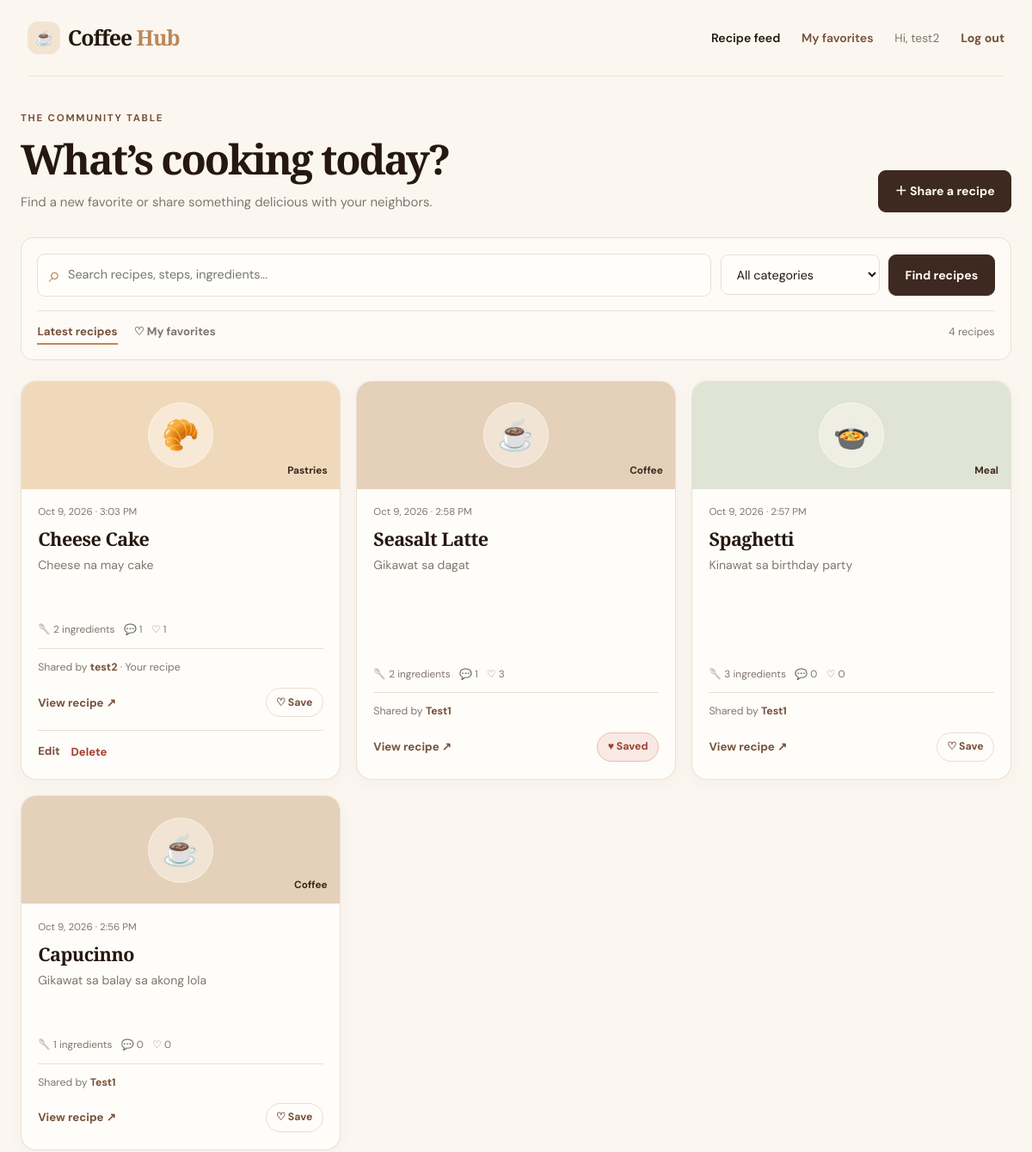
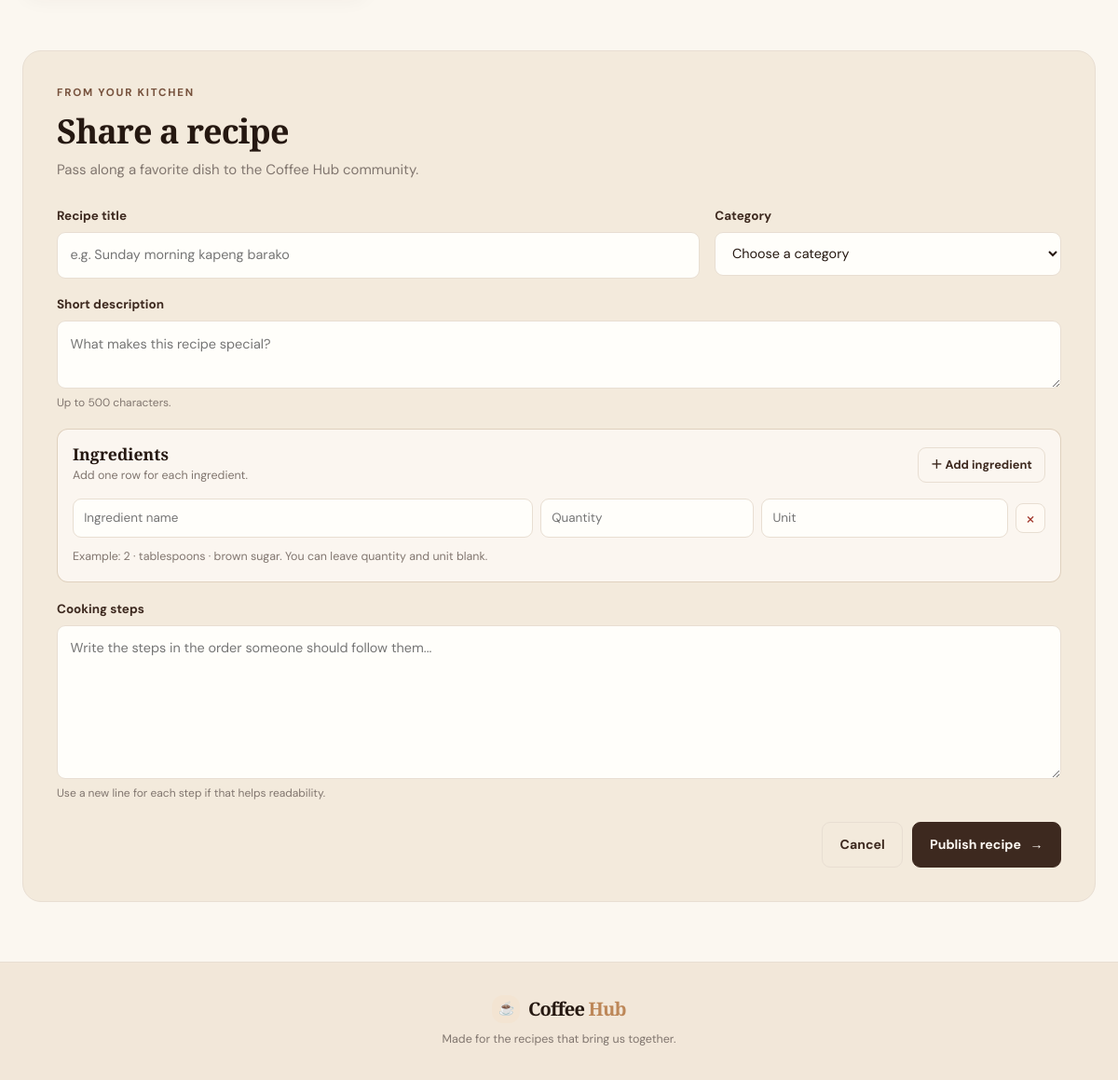
The page /home.php (signed in) on the database its author committed (2 pictures, top to bottom).
### tables this page shows
CREATE TABLE `recipes` (
  `id` int(10) UNSIGNED NOT NULL,
  `user_id` int(10) UNSIGNED NOT NULL,
  `category_id` int(10) UNSIGNED NOT NULL,
  `title` varchar(150) NOT NULL,
  `description` varchar(500) NOT NULL,
  `steps` text NOT NULL,
  `created_at` timestamp NOT NULL DEFAULT current_timestamp(),
  `edited_at` datetime DEFAULT NULL
);

CREATE TABLE `categories` (
  `id` int(10) UNSIGNED NOT NULL,
  `name` varchar(50) NOT NULL
);

CREATE TABLE `users` (
  `id` int(10) UNSIGNED NOT NULL,
  `name` varchar(100) NOT NULL,
  `email` varchar(255) NOT NULL,
  `password` varchar(255) NOT NULL,
  `created_at` timestamp NOT NULL DEFAULT current_timestamp()
);

### db.php (called while the page is built, shortened)
<?php
function e(mixed $value): string
{
    return htmlspecialchars((string) $value, ENT_QUOTES | ENT_SUBSTITUTE, 'UTF-8');
}
function requestString(array $source, string $key, string $default = ''): string
{
    return isset($source[$key]) && is_string($source[$key]) ? trim($source[$key]) : $default;
}
function csrfToken(): string
{
    return $_SESSION['_csrf_token'];
}
function formatDate(string $date): string
{
    return date('M j, Y · g:i A', strtotime($date));
}
function getRecipes(PDO $pdo, int $userId, string $keyword = '', int $categoryId = 0, bool $favoritesOnly = false): array
{
    $where = [];
    $parameters = [$userId];
    $sql = 'SELECT r.id, r.user_id, r.category_id, r.title, r.description, r.created_at, r.edited_at,
                   c.name AS category_name, u.name AS author,
                   (SELECT COUNT(*) FROM ingredients i WHERE i.recipe_id = r.id) AS ingredient_count,
                   (SELECT COUNT(*) FROM comments cm WHERE cm.recipe_id = r.id) AS comment_count,
                   (SELECT COUNT(*) FROM favorites fc WHERE fc.recipe_id = r.id) AS favorite_count,
                   EXISTS (SELECT 1 FROM favorites own_f WHERE own_f.recipe_id = r.id AND own_f.user_id = ?) AS is_favorite
            FROM recipes r
            JOIN categories c ON c.id = r.category_id
            JOIN users u ON u.id = r.user_id';
    $sql .= ' ORDER BY r.created_at DESC, r.id DESC';
    $statement = $pdo->prepare($sql);
    $statement->execute($parameters);
    return $statement->fetchAll();
}

### home.php (the view, shortened to what this page needs)
<?php
require __DIR__ . '/db.php';
$userId = (int) $_SESSION['user']['id'];
$userName = (string) ($_SESSION['user']['name'] ?? 'Cook');
$oldRecipe = ['title' => '', 'description' => '', 'category_id' => '', 'steps' => ''];
$formIngredients = [['name' => '', 'quantity' => '', 'unit' => '']];
$editRecipeId = 0;
$keyword = mb_substr(requestString($_GET, 'q'), 0, 100);
$categoryFilter = (int) requestString($_GET, 'category', '0');
$onlyFavorites = requestString($_GET, 'favorites') === '1';
$recipes = getRecipes($pdo, $userId, $keyword, $categoryFilter, $onlyFavorites);
$token = csrfToken();
?>
<!DOCTYPE html>
<html lang="en">
<head>
    <link rel="stylesheet" href="css/style.css">
</head>
<body>
<header class="site-header member-header">
    <a href="home.php" class="brand"><span class="brand-mark">☕</span><span>Coffee <em>Hub</em></span></a>
    <nav class="site-nav" aria-label="Member navigation">
        <a href="home.php" class="active">Recipe feed</a>
        <a href="home.php?favorites=1">My favorites</a>
        <span class="welcome-user">Hi, <?= e($userName) ?></span>
        <form method="post" action="home.php" class="inline-form"><button type="submit" class="nav-button">Log out</button></form>
    </nav>
</header>
<main class="container member-main">
    <section class="member-welcome"><div><p class="eyebrow">The community table</p><h1><?= $onlyFavorites ? 'Your saved recipes' : 'What’s cooking today?' ?></h1><p><?= $onlyFavorites ? 'The recipes you saved for another day.' : 'Find a new favorite or share something delicious with your neighbors.' ?></p></div><a class="button" href="#recipe-form">＋ Share a recipe</a></section>
    <section class="search-panel" aria-label="Search and filter recipes">
        <form method="get" action="home.php" class="search-form">
            <label class="search-box"><span class="visually-hidden">Search recipes</span><span class="search-icon" aria-hidden="true">⌕</span><input type="search" name="q" value="<?= e($keyword) ?>" maxlength="100" placeholder="Search recipes, steps, ingredients..."></label>
            <label class="filter-select"><select name="category"><option value="0">All categories</option></select></label>
            <button class="button" type="submit">Find recipes</button>
        </form>
        <div class="feed-tabs"><a href="home.php" class="<?= !$onlyFavorites ? 'selected' : '' ?>">Latest recipes</a><a href="home.php?favorites=1" class="<?= $onlyFavorites ? 'selected' : '' ?>">♡ My favorites</a><span><span data-recipe-total><?= count($recipes) ?></span> <?= count($recipes) === 1 ? 'recipe' : 'recipes' ?></span></div>
    </section>
    <section class="recipe-grid member-grid" aria-label="Recipes">
        <?php foreach ($recipes as $recipe): ?>
            <?php $isOwner = (int) $recipe['user_id'] === $userId; $kind = strtolower((string) $recipe['category_name']); ?>
            <article class="recipe-card member-card" data-favorites-only="<?= $onlyFavorites ? '1' : '0' ?>">
                <div class="card-art card-art-<?= e($kind) ?>"><span><?= $kind === 'coffee' ? '☕' : ($kind === 'meal' ? '🍲' : '🥐') ?></span><span class="art-category"><?= e($recipe['category_name']) ?></span></div>
                <div class="card-content">
                    <div class="card-meta"><span><?= e(formatDate($recipe['created_at'])) ?></span></div>
                    <h2><a href="page.php?id=<?= (int) $recipe['id'] ?>"><?= e($recipe['title']) ?></a></h2>
                    <p><?= e($recipe['description']) ?></p>
                    <div class="recipe-stats"><span>🥄 <?= (int) $recipe['ingredient_count'] ?> ingredients</span><span>💬 <?= (int) $recipe['comment_count'] ?></span><span>♡ <span data-favorite-count><?= (int) $recipe['favorite_count'] ?></span></span></div>
                    <div class="card-byline">Shared by <strong><?= e($recipe['author']) ?></strong><?= $isOwner ? ' · Your recipe' : '' ?></div>
                    <div class="card-actions">
                        <a class="text-link" href="page.php?id=<?= (int) $recipe['id'] ?>">View recipe <span aria-hidden="true">↗</span></a>
                        <button type="button" class="favorite-button <?= (int) $recipe['is_favorite'] === 1 ? 'is-favorite' : '' ?>" data-favorite-button data-endpoint="home.php" data-recipe-id="<?= (int) $recipe['id'] ?>" data-favorited="<?= (int) $recipe['is_favorite'] === 1 ? '1' : '0' ?>" data-csrf="<?= e($token) ?>" aria-pressed="<?= (int) $recipe['is_favorite'] === 1 ? 'true' : 'false' ?>" title="Save or remove favorite"><?= (int) $recipe['is_favorite'] === 1 ? '♥ Saved' : '♡ Save' ?></button>
                    </div>
                    <?php if ($isOwner): ?>
                        <div class="owner-actions"><a href="home.php?edit_recipe=<?= (int) $recipe['id'] ?>#recipe-form">Edit</a><form method="post" action="home.php" data-confirm="Delete this recipe? Its ingredients, comments, and favorites will also be removed."><button type="submit" class="danger-link">Delete</button></form></div>
                    <?php endif; ?>
                </div>
            </article>
        <?php endforeach; ?>
    </section>
    <section class="recipe-editor" id="recipe-form">
        <div class="editor-heading"><p class="eyebrow"><?= $editRecipeId > 0 ? 'Make it just right' : 'From your kitchen' ?></p><h2><?= $editRecipeId > 0 ? 'Edit your recipe' : 'Share a recipe' ?></h2><p><?= $editRecipeId > 0 ? 'Update your recipe and its ingredient list.' : 'Pass along a favorite dish to the Coffee Hub community.' ?></p></div>
        <form method="post" action="home.php<?= $editRecipeId > 0 ? '?edit_recipe=' . $editRecipeId : '' ?>#recipe-form" class="recipe-form" id="recipe-entry-form">
            <div class="form-grid-two">
                <label class="field"><span>Recipe title</span><input name="title" type="text" maxlength="150" value="<?= e($oldRecipe['title']) ?>" placeholder="e.g. Sunday morning kapeng barako" required></label>
                <label class="field"><span>Category</span><select name="category_id" required><option value="">Choose a category</option></select></label>
            </div>
            <label class="field"><span>Short description</span><textarea name="description" rows="2" maxlength="500" placeholder="What makes this recipe special?" required><?= e($oldRecipe['description']) ?></textarea><small>Up to 500 characters.</small></label>
            <div class="ingredients-editor">
                <div class="ingredients-heading"><div><h3>Ingredients</h3><p>Add one row for each ingredient.</p></div><button type="button" class="button button-outline button-small" data-add-ingredient>＋ Add ingredient</button></div>
                <div class="ingredient-rows" data-ingredient-rows>
                    <?php foreach ($formIngredients as $index => $ingredient): ?>
                        <div class="ingredient-row" data-ingredient-row data-index="<?= (int) $index ?>">
                            <label><span class="visually-hidden">Ingredient name</span><input type="text" name="ingredients[<?= (int) $index ?>][name]" value="<?= e($ingredient['name'] ?? '') ?>" maxlength="100" placeholder="Ingredient name" required></label>
                            <label><span class="visually-hidden">Quantity</span><input type="text" name="ingredients[<?= (int) $index ?>][quantity]" value="<?= e($ingredient['quantity'] ?? '') ?>" maxlength="20" placeholder="Quantity"></label>
                            <label><span class="visually-hidden">Unit</span><input type="text" name="ingredients[<?= (int) $index ?>][unit]" value="<?= e($ingredient['unit'] ?? '') ?>" maxlength="30" placeholder="Unit"></label>
                            <button type="button" class="remove-ingredient" data-remove-ingredient aria-label="Remove ingredient row">×</button>
                        </div>
                    <?php endforeach; ?>
                </div>
                <p class="form-hint">Example: 2 · tablespoons · brown sugar. You can leave quantity and unit blank.</p>
            </div>
            <label class="field"><span>Cooking steps</span><textarea name="steps" rows="6" maxlength="20000" placeholder="Write the steps in the order someone should follow them..." required><?= e($oldRecipe['steps']) ?></textarea><small>Use a new line for each step if that helps readability.</small></label>
            <div class="form-actions"><a class="button button-outline" href="home.php">Cancel</a><button type="submit" class="button"><?= $editRecipeId > 0 ? 'Save changes' : 'Publish recipe' ?> <span aria-hidden="true">→</span></button></div>
        </form>
    </section>
</main>
<footer class="site-footer"><a href="home.php" class="brand brand-footer"><span class="brand-mark">☕</span><span>Coffee <em>Hub</em></span></a><p>Made for the recipes that bring us together.</p></footer>
</body>
</html>

### rows shown on the page
recipes: category.name "Pastries", created_at "Oct 9, 2026 · 3:03 PM", title "Cheese Cake", description "Cheese na may cake", ingredient_count "2", comment_count "1", favorite_count "1", user.name "test2", shows "· Your recipe", shows "♡ Save"
recipes: category.name "Coffee", created_at "Oct 9, 2026 · 2:58 PM", title "Seasalt Latte", description "Gikawat sa dagat", ingredient_count "2", comment_count "1", favorite_count "3", user.name "Test1", shows "♥ Saved"
recipes: category.name "Meal", created_at "Oct 9, 2026 · 2:57 PM", title "Spaghetti", description "Kinawat sa birthday party", ingredient_count "3", comment_count "0", favorite_count "0", user.name "Test1", shows "♡ Save"
recipes: category.name "Coffee", created_at "Oct 9, 2026 · 2:56 PM", title "Capucinno", description "Gikawat sa balay sa akong lola", ingredient_count "1", comment_count "0", favorite_count "0", user.name "Test1", shows "♡ Save"

### other values the page prints
$userName "test2"
count($recipes) "4"
